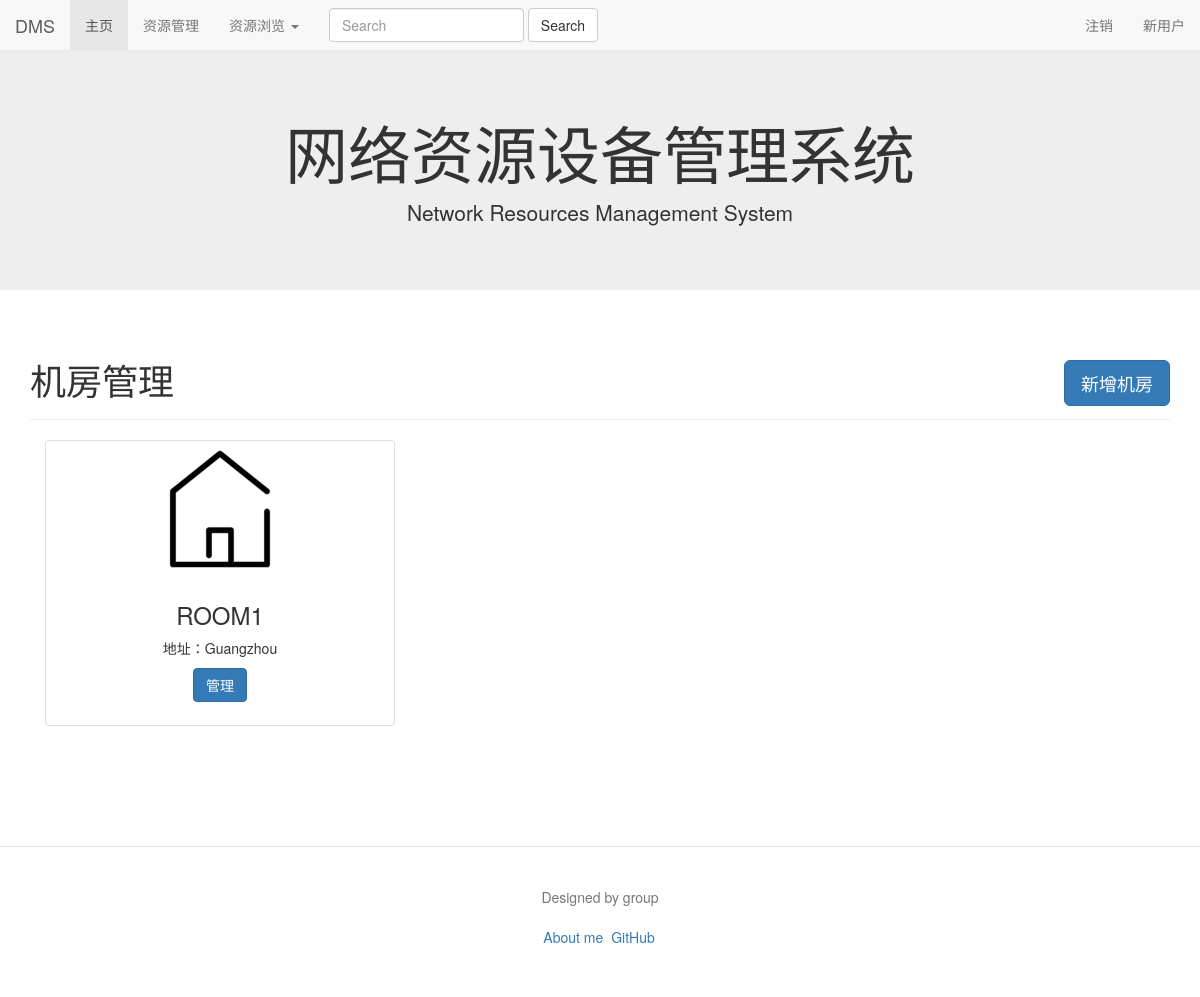
/management/ (signed in), run on an earlier commit of the app's database.
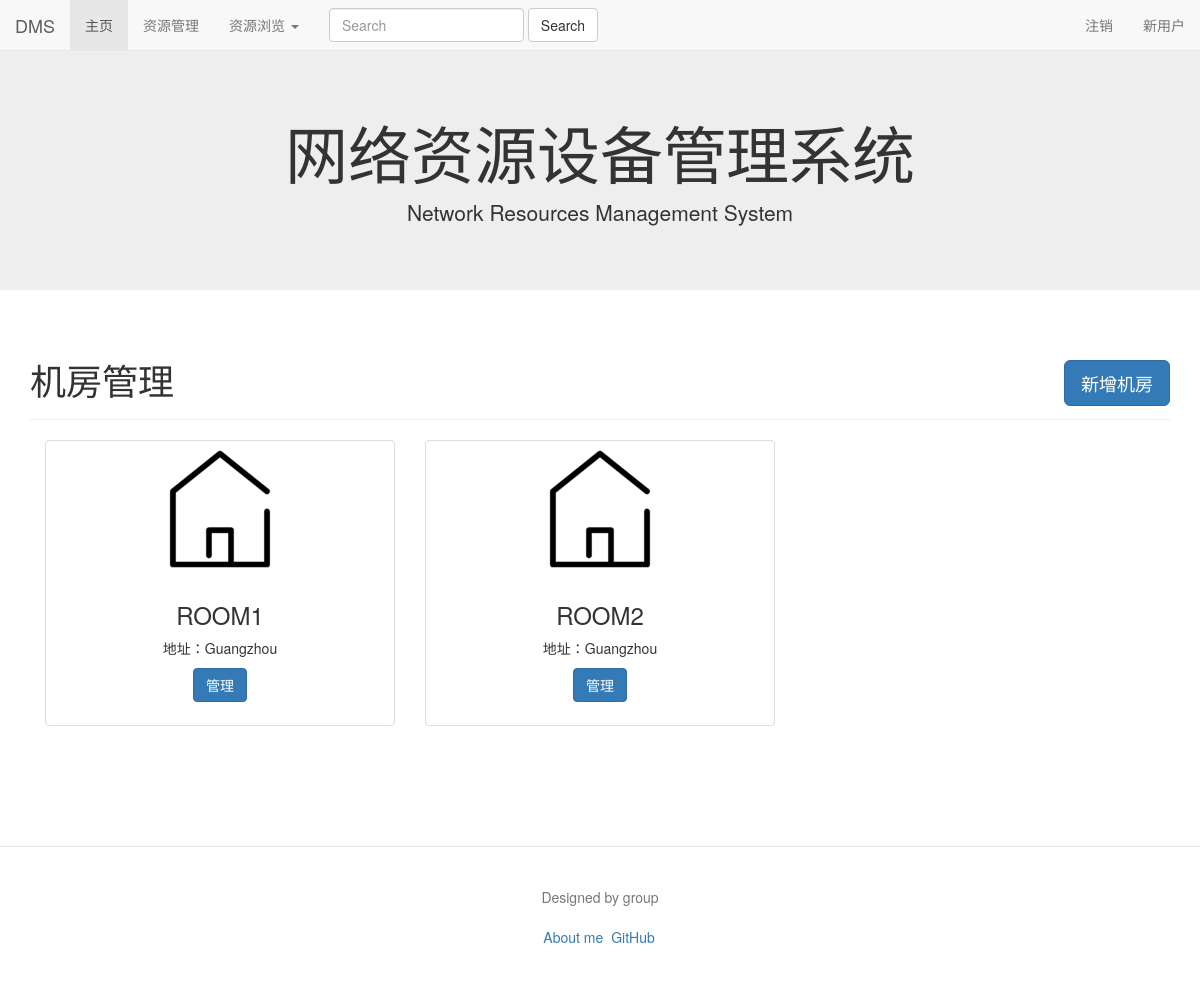
And on a later commit of the database.
### ControlMode/models.py (models this page shows, shortened)
class ComRoom(models.Model):
    Room_name = models.CharField(max_length=100, primary_key=True)
    Room_address = models.CharField(max_length=100)
    IPS = models.CharField(max_length=50)

### ControlMode/views.py (the view)
# urls.py: url(r'^management/$', Control_Views.Management, name='management'),
@login_required(login_url='/login/')
def Management(request):
    log_status = request.user.is_authenticated()
    ComRooms = ComRoom.objects.all()
    _ComRoom = ComRoomForm()
    return render(request, 'Management.html', {'log_status': log_status, 'ComRooms': ComRooms, 'ComRoomForm': _ComRoom})

### ControlMode/forms.py
class ComRoomForm(forms.ModelForm):
    class Meta:
        model = ComRoom
        fields = '__all__'

### templates/Management.html (shortened to what this page needs)
{% extends "base.html" %}
{% load bootstrap3 %}
{% block content %}
    <div class="page-header">
        <h1>机房管理
            <button type="button" class="btn btn-primary btn-lg" data-toggle="modal" data-target="#myModal"
                    style="float: right;">
                新增机房
            </button>
        </h1>
    </div>
    {% for ComRoom in ComRooms %}
        <div class="col-sm-6 col-md-4">
            <div class="thumbnail">
                <img src="/static/image/ComRoom.png" alt="{{ ComRoom.Room_name }}">
                <div class="caption">
                    <h3 class="text-center">{{ ComRoom.Room_name }}</h3>
                    <p class="text-center">地址：{{ ComRoom.Room_address }}</p>
                    <p class="text-center"><a href="{% url "cabinet" Room_name=ComRoom.Room_name %}"
                                              class="btn btn-primary" role="button">管理</a></p>
                </div>
            </div>
        </div>
    {% endfor %}
{% endblock %}

### templates/base.html (shortened to what this page needs)
<!doctype html>
<html lang="en">
<head>
    <link href=" /static/css/docs.min.css" rel="stylesheet">
    <link rel="stylesheet" href="http://cdn.bootcss.com/bootstrap/3.3.0/css/bootstrap.min.css">
    <link href="/static/css/style.css" rel="stylesheet">
</head>
<body>
<nav class="navbar navbar-default navbar-fixed-top bs-docs-nav" role="navigation" id="top">
    <div class="container-fluid">
        <div class="navbar-header">
            <a class="navbar-brand" href="javascript:;">DMS</a>
        </div>
        <div class="collapse navbar-collapse" id="bs-example-navbar-collapse-1">
            <ul class="nav navbar-nav">
                <li class="active"><a href="/">主页</a></li>
                <li><a href="/management/">资源管理</a></li>
                {% if log_status %}
                    <li class="dropdown">
                        <a href="#" class="dropdown-toggle" data-toggle="dropdown">资源浏览 <span class="caret"></span></a>
                    </li>
                {% endif %}
            </ul>
            <form class="navbar-form navbar-left" role="search" action="" method="get">
                <div class="form-group">
                    <input type="text" class="form-control" placeholder="Search" name="search">
                </div>
                <button type="submit" class="btn btn-default">Search</button>
            </form>
            <ul class="nav navbar-nav navbar-right">
                {% if not log_status %}
                    <li><a href="/login/">登录</a></li>
                {% else %}
                    <li><a href="/logout/">注销</a></li>
                    <li><a href="/regist/">新用户</a></li>
                {% endif %}
            </ul>
        </div>
    </div>
</nav>
<div class="jumbotron">
    <div class="container">
        <h1 class="text-center">网络资源设备管理系统</h1>
        <p class="text-center">Network Resources Management System</p>
    </div>
</div>
<div class="container bs-docs-container" id="DMSContent">
    <div class="row">
        <div class="container">
            {% block content %}
            {% endblock %}
        </div>
    </div>
</div>
<footer class="bs-docs-footer" role="contentinfo">
    <div class="container">
        <p>Designed by group</p>
        <ul class="bs-docs-footer-links muted">
            <li><a href="#">About me</a></li>
            <li><a href="https://github.com/maho-1996/DatabaseExp">GitHub</a></li>
        </ul>
    </div>
</footer>
</body>
</html>

### static/css/style.css (style rules this page uses)
body { padding-top: 50px; }

What changed in the data, as far as the page shows it:
added ComRoom: Room_name "ROOM2", Room_address "Guangzhou"
